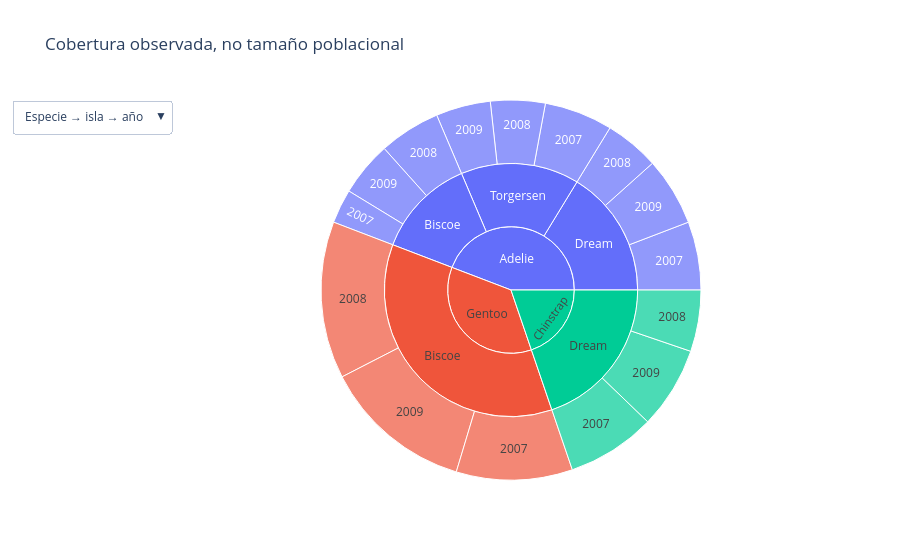

The cell this chart's notebook holds for it:
### Code cell
# @title Explorar Población { display-mode: "form" }
cobertura = df.groupby(["species", "island", "year"], observed=True, as_index=False).size()
detalle = px.sunburst(cobertura, path=["species", "island", "year"], values="size").data[0]
especies = px.sunburst(cobertura, path=["species"], values="size").data[0]
especies.visible = False
fig = go.Figure([detalle, especies])
fig.update_layout(title="Cobertura observada, no tamaño poblacional", template="plotly_white", updatemenus=[{"buttons": [{"label": "Especie → isla → año", "method": "update", "args": [{"visible": [True, False]}]}, {"label": "Sólo especies", "method": "update", "args": [{"visible": [False, True]}]}]}])
fig.show()

display(Markdown("**Lo que muestra:** El gráfico permite recorrer la cobertura de los registros. No cuenta la población ni a quienes quedaron fuera: el CSV no contiene esa información ni prueba representatividad."))

### Figure 1 — Plotly figure (JSON) as saved in the notebook; plotly's stock layout.template omitted (floating-point values rounded to 4 significant figures)
{"data": [{"branchvalues": "total", "domain": {"x": [0.0, 1.0], "y": [0.0, 1.0]}, "hovertemplate": "labels=%{label}<br>size=%{value}<br>parent=%{parent}<br>id=%{id}<extra></extra>", "ids": ["Adelie/Biscoe/2007", "Adelie/Biscoe/2008", "Adelie/Biscoe/2009", "Adelie/Dream/2007", "Adelie/Dream/2008", "Adelie/Dream/2009", "Adelie/Torgersen/2007", "Adelie/Torgersen/2008", "Adelie/Torgersen/2009", "Chinstrap/Dream/2007", "Chinstrap/Dream/2008", "Chinstrap/Dream/2009", "Gentoo/Biscoe/2007", "Gentoo/Biscoe/2008", "Gentoo/Biscoe/2009", "Adelie/Biscoe", "Adelie/Dream", "Adelie/Torgersen", "Chinstrap/Dream", "Gentoo/Biscoe", "Adelie", "Chinstrap", "Gentoo"], "labels": ["2007", "2008", "2009", "2007", "2008", "2009", "2007", "2008", "2009", "2007", "2008", "2009", "2007", "2008", "2009", "Biscoe", "Dream", "Torgersen", "Dream", "Biscoe", "Adelie", "Chinstrap", "Gentoo"], "name": "", "parents": ["Adelie/Biscoe", "Adelie/Biscoe", "Adelie/Biscoe", "Adelie/Dream", "Adelie/Dream", "Adelie/Dream", "Adelie/Torgersen", "Adelie/Torgersen", "Adelie/Torgersen", "Chinstrap/Dream", "Chinstrap/Dream", "Chinstrap/Dream", "Gentoo/Biscoe", "Gentoo/Biscoe", "Gentoo/Biscoe", "Adelie", "Adelie", "Adelie", "Chinstrap", "Gentoo", "", "", ""], "type": "sunburst", "values": [10.0, 18.0, 16.0, 20.0, 16.0, 20.0, 20.0, 16.0, 16.0, 26.0, 18.0, 24.0, 34.0, 46.0, 44.0, 44.0, 56.0, 52.0, 68.0, 124.0, 152.0, 68.0, 124.0]}, {"branchvalues": "total", "domain": {"x": [0.0, 1.0], "y": [0.0, 1.0]}, "hovertemplate": "labels=%{label}<br>size=%{value}<br>parent=%{parent}<br>id=%{id}<extra></extra>", "ids": ["Adelie", "Chinstrap", "Gentoo"], "labels": ["Adelie", "Chinstrap", "Gentoo"], "name": "", "parents": ["", "", ""], "type": "sunburst", "values": [152.0, 68.0, 124.0], "visible": false}], "layout": {"title": {"text": "Cobertura observada, no tamaño poblacional"}, "updatemenus": [{"buttons": [{"args": [{"visible": [true, false]}], "label": "Especie → isla → año", "method": "update"}, {"args": [{"visible": [false, true]}], "label": "Sólo especies", "method": "update"}]}]}}
